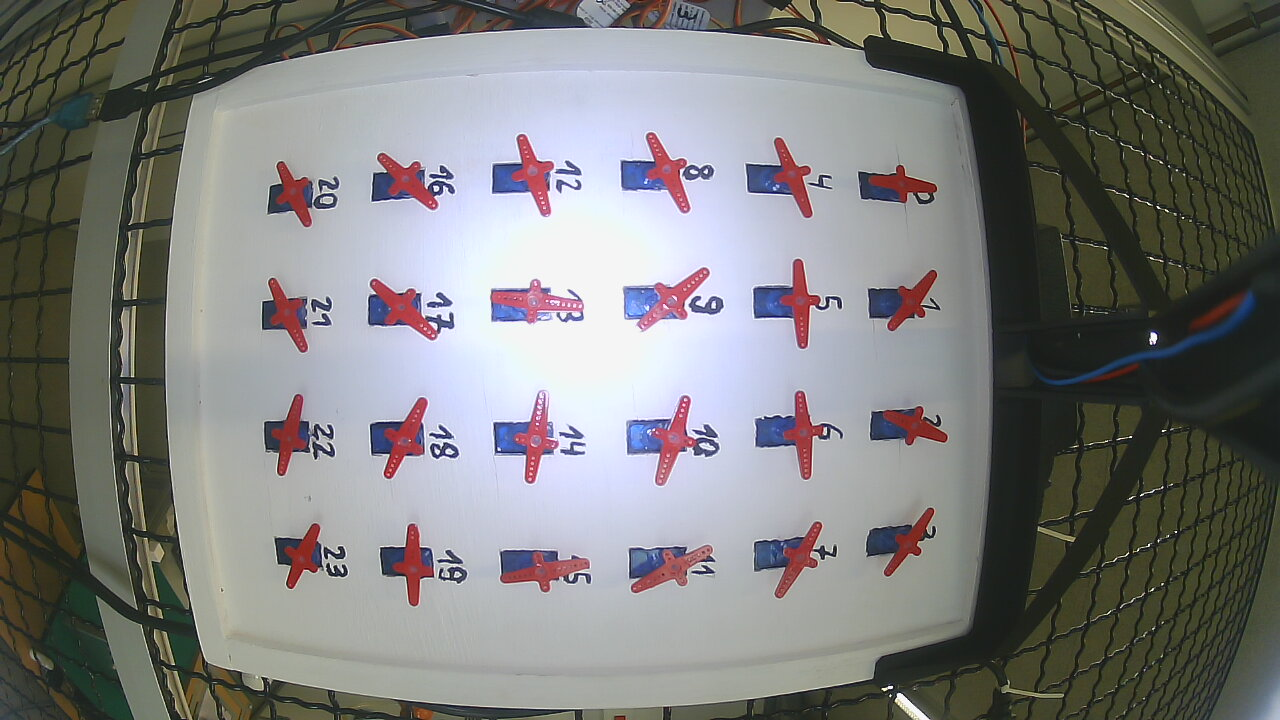
//> input picture hell_2.jpg, 1280 x 720 px
$ ./main   (built with g++ and OpenCV 4)
//> lines starting //> are read from the running program, lines starting //| are printed output that depends on the picture; after the words box and inside, x2 and y2 are one past the last pixel; in counts of white or black regions, pixels touching at a corner belong together
#include <opencv2/opencv.hpp>
#include <iostream>
#include <vector>

using namespace cv;
using namespace std;

/**
Umfasst die Rechteckausschnitte der Bildaufnahme

X-& Y-Koordinate, sowie Breite & Höhe
*/
Rect getRectangle(int pI){

    Rect tmp[] = {
                    Rect(840, 125, 120, 120),   //Servo 0
                    Rect(850, 240, 120, 120),   //Servo 1
                    Rect(850, 365, 120, 120),   //Servo 2
                    Rect(840, 480, 120, 120),   //Servo 3
                    Rect(735, 120, 120, 120),   //Servo 4
                    Rect(735, 245, 120, 120),   //Servo 5
                    Rect(735, 375, 120, 120),   //Servo 6
                    Rect(735, 500, 120, 120),   //Servo 7
                    Rect(615, 115, 120, 120),   //Servo 8
                    Rect(615, 245, 120, 120),   //Servo 9
                    Rect(615, 375, 120, 120),   //Servo 10
                    Rect(615, 510, 120, 120),   //Servo 11
                    Rect(480, 115, 120, 120),   //Servo 12
                    Rect(480, 245, 120, 120),   //Servo 13
                    Rect(480, 375, 120, 120),   //Servo 14
                    Rect(480, 510, 120, 120),   //Servo 15
                    Rect(345, 120, 120, 120),   //Servo 16
                    Rect(345, 245, 120, 120),   //Servo 17
                    Rect(345, 375, 120, 120),   //Servo 18
                    Rect(350, 500, 120, 120),   //Servo 19
                    Rect(235, 130, 120, 120),   //Servo 20
                    Rect(235, 250, 120, 120),   //Servo 21
                    Rect(235, 375, 120, 120),   //Servo 22
                    Rect(240, 490, 120, 120),   //Servo 23
                 };
    return tmp[pI];

}

/**
Bestimmt den Mittelpunkt des Rotors an der Linie anhand der Werte einer Zeile oder Spalte
*/
int getMedium(Mat columrow, int cr){

    int tmp = 0;
    int num = 0;

    if(cr == 1){
        for(int i = 0; i < columrow.cols; i++){
            if(static_cast<int>(columrow.at<uchar>(i)) > 0){
                num++;
                tmp = tmp + i;
            }
        }
    } else if(cr == 2){
        for(int i = 0; i < columrow.rows; i++){
            if(static_cast<int>(columrow.at<uchar>(i)) > 0){
                num++;
                tmp = tmp + i;
            }
        }
    }

    if(num > 0){
        return tmp / num;
    } else {
        return 0;
    }
}

Point getCenter(Mat binary){

    Moments m = moments(binary, true);

    //Berechnung des Schwerpunkts
    Point center(m.m10/m.m00, m.m01/m.m00);

    return center;

}

Point* getPoints(Mat binary){

    Point center = getCenter(binary);
    // [17 lines of commented-out code are left out]

    int correction = 25;
    Point pt1, pt2;

    int col1 = center.y - correction;
    int col2 = center.y + correction;
    int row1 = center.x - correction;
    int row2 = center.x + correction;

    // [6 lines of commented-out code are left out]


    if(getMedium(binary.row(col1), 1) > 0){
        pt1.x = getMedium(binary.row(col1), 1);
        pt1.y = col1;
        pt2.x = getMedium(binary.row(col2), 1);
        pt2.y = col2;
    } else {
        pt2.y = getMedium(binary.col(row1), 2);
        pt2.x = row1;
        pt1.y = getMedium(binary.col(row2), 2);
        pt1.x = row2;
    }

    // [10 lines of commented-out code are left out]

    static Point points[2];

    points[0] = pt1;
    points[1] = pt2;

    return points;

}

string angle(){

    // [26 lines of commented-out code are left out]


    Mat image = imread("./hell_2.jpg");
//> image is the input picture: 720 rows x 1280 cols, CV_8UC3; mean B, G, R 123, 124.6, 124.7
    Mat channels[3];

    split(image, channels);
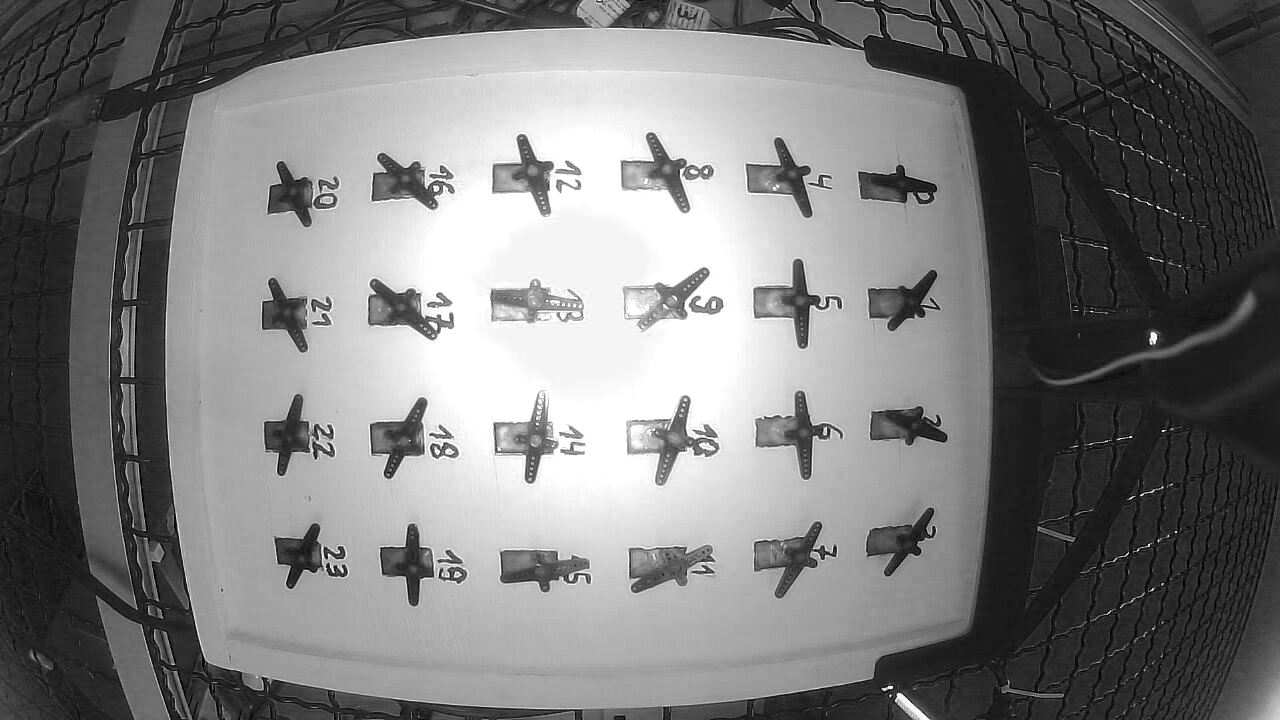
//> channels[0]: 720 rows x 1280 cols, CV_8UC1; min 0, max 255, mean 123
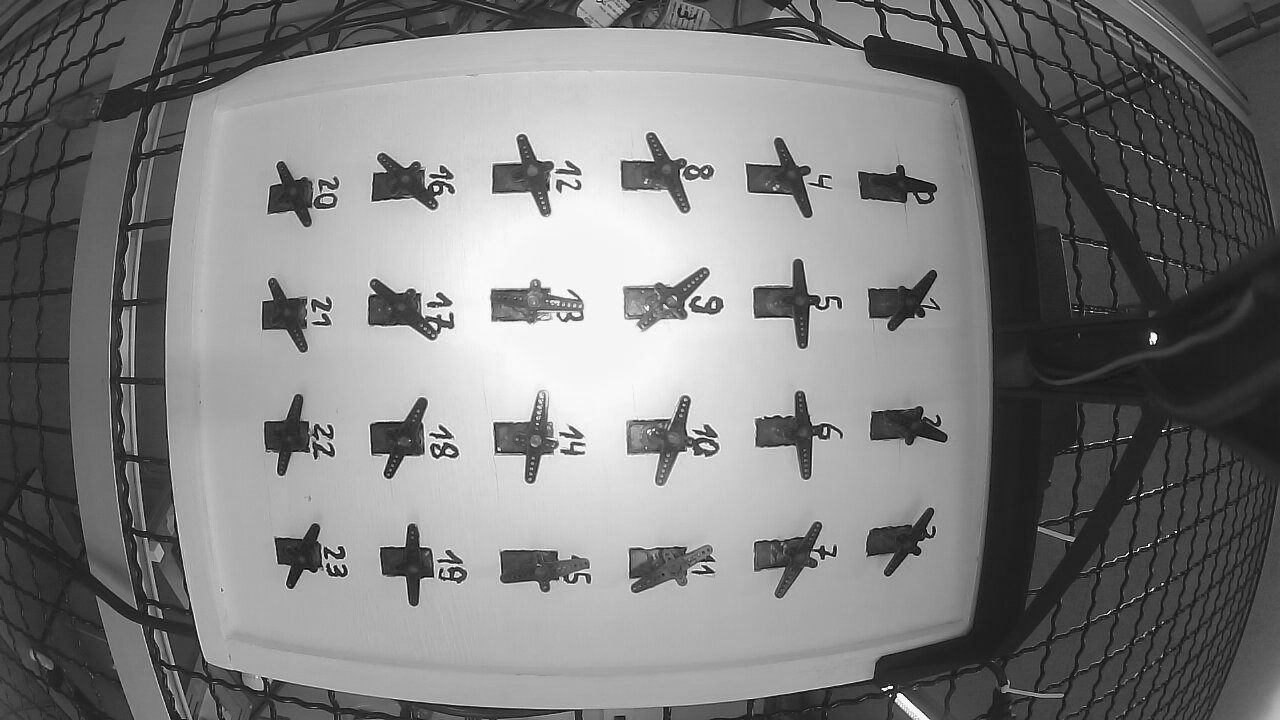
//> channels[1]: 720 rows x 1280 cols, CV_8UC1; min 0, max 255, mean 124.6
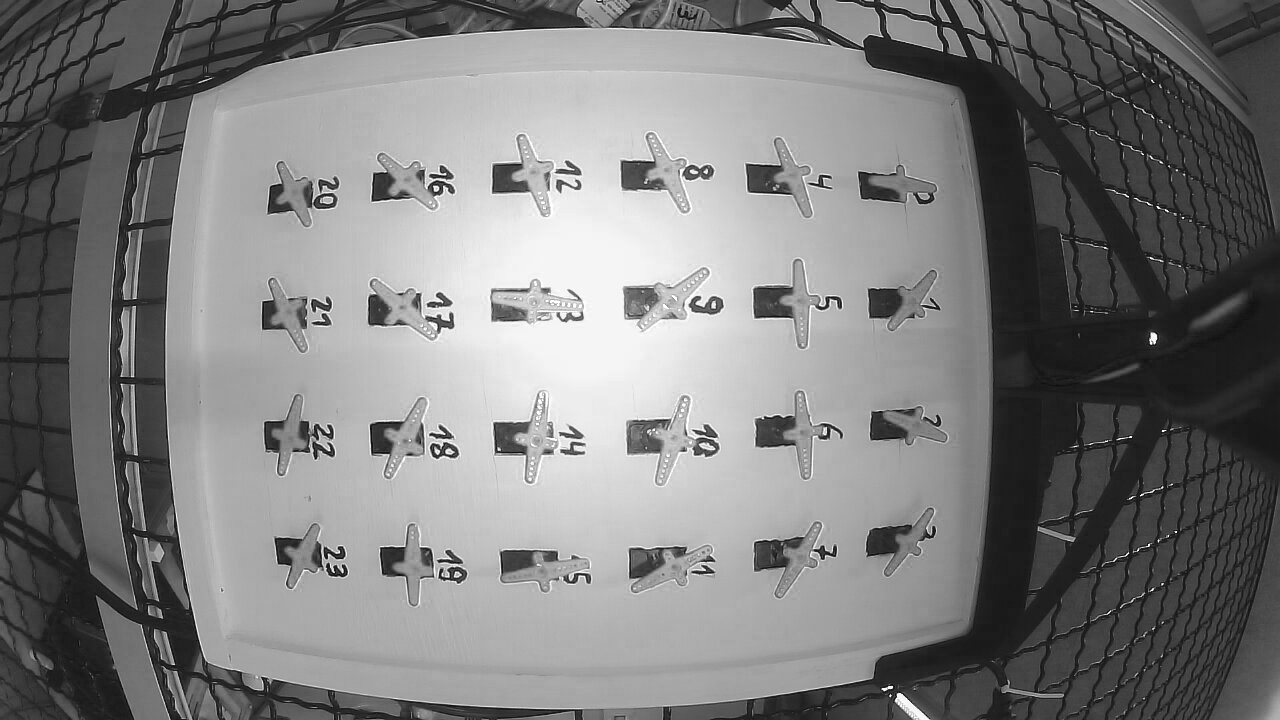
//> channels[2]: 720 rows x 1280 cols, CV_8UC1; min 3, max 255, mean 124.7

    /**
    imshow("RED", channels[2]);
    imshow("GREEN", channels[1]);
    imshow("BLUE", channels[0]);
    */

    Mat sub;
    subtract(channels[2], channels[1], sub);

    /**
    imshow("RED - GREEN", sub);
    */

    Mat complete_binary;
    threshold(sub, complete_binary, 35, 255, THRESH_BINARY);
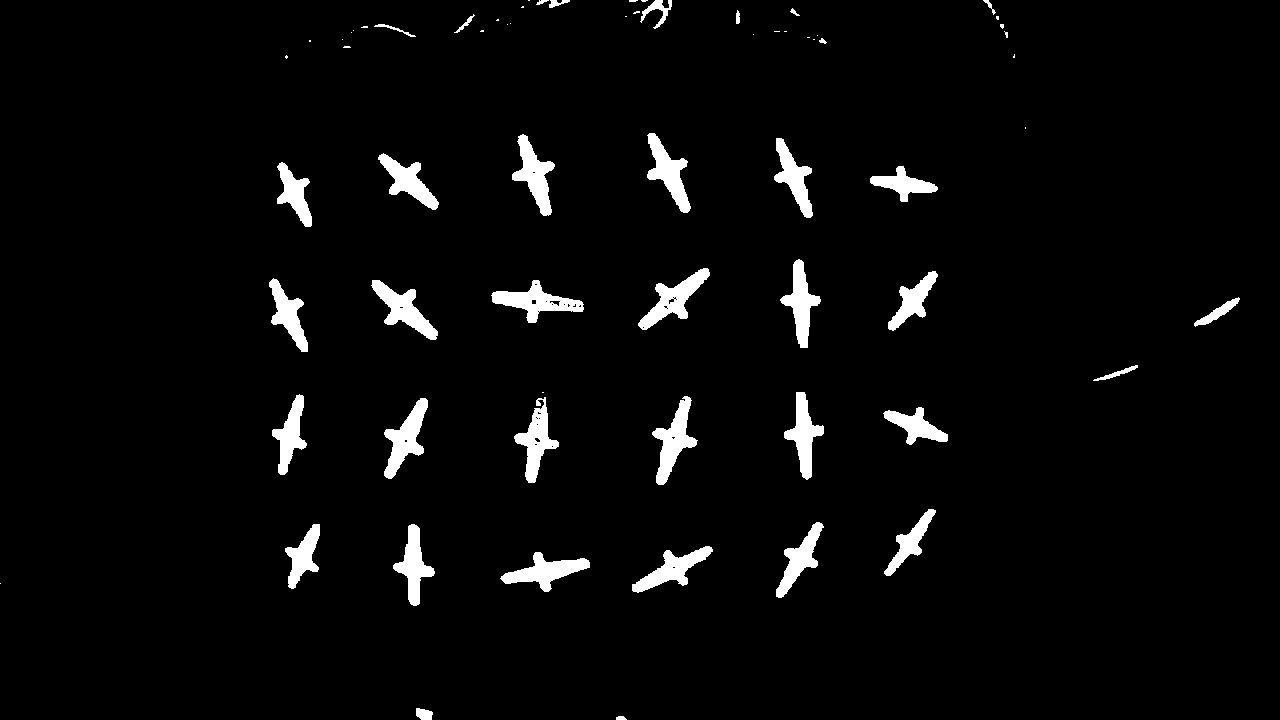
//> complete_binary: 720 rows x 1280 cols, CV_8UC1; 3.7% white; 67 white regions (30 under 20 px), largest, box (x1, y1, x2, y2) and area: (652, 396, 698, 485) 1600, (491, 280, 584, 323) 1564, (638, 268, 710, 330) 1548

    Mat binary;
    Point *points;

    string answer = "";

    for(int i = 0; i < 24; i++){
        binary = complete_binary(getRectangle(i));
        /**
        imshow("Test", binary);
        waitKey(0);
        */

        points = getPoints(binary);

        /**
        cout << i << endl;
        cout << "Punkt 1: " << points[0].x << " | " << points[0].y << endl;
        cout << "Punkt 2: " << points[1].x << " | " << points[1].y << endl;
        */

        double m = atan2(points[1].y - points[0].y, points[1].x - points[0].x);
        // Umrechnung in Grad
        int angle = m * 180 / CV_PI;

        if(angle < 0){
            angle = angle + 180;
        }
        if(angle > 90){
            angle = angle - 180;
        }

        Mat result;
        cvtColor(binary, result, COLOR_GRAY2BGR);
        line(result, points[0], points[1], Scalar(255, 0, 0), 1, LINE_AA);

        imshow("Binary", result);
        waitKey(0);


        answer = answer + "Servo " + to_string(i) + ": " + to_string(angle) + " DEG\n";

    }
//> this loop made 24 passes
//> (center in getPoints, col1 in getPoints, col2 in getPoints, row1 in getPoints, row2 in getPoints, m, angle) on passes 1 to 12: (Point(63, 58), 33, 83, 38, 88, -3, 8), (Point(62, 60), 35, 85, 37, 87, 2.23, -53), (Point(65, 60), 35, 85, 40, 90, -2.78, 21), (Point(69, 62), 37, 87, 44, 94, 2.15, -57), (Point(58, 57), 32, 82, 33, 83, 1.19, 68), (Point(65, 57), 32, 82, 40, 90, 1.51, 86), (Point(68, 59), 34, 84, 43, 93, 1.49, 85), (Point(64, 59), 34, 84, 39, 89, 2.08, -61), (Point(53, 57), 32, 82, 28, 78, 1.14, 65), (Point(58, 53), 28, 78, 33, 83, 2.41, -42), (Point(58, 65), 40, 90, 33, 83, 1.86, -74), (Point(56, 59), 34, 84, 31, 81, 2.66, -28)
//> pass 1, in angle, `binary = complete_binary(getRectangle(i));`:
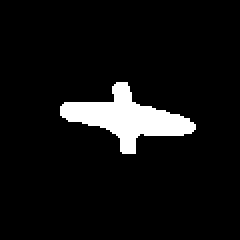
//> binary: 120 rows x 120 cols, CV_8UC1 (shown 2 times larger); 6.9% white; 1 white region, box (x1, y1, x2, y2) and area: (30, 41, 98, 77) 997
//> after the loop:
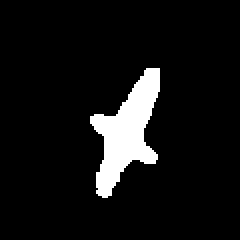
//> binary: 120 rows x 120 cols, CV_8UC1 (shown 2 times larger); 7.5% white; 1 white region, box (x1, y1, x2, y2) and area: (45, 34, 80, 99) 1084

    return answer;

}

int main(int argc, char** argv) {

    string tmp = angle();

    cout << tmp << endl;
//| Servo 0: 8 DEG
//| Servo 1: -53 DEG
//| Servo 2: 21 DEG
//| Servo 3: -57 DEG
//> (the first 4 of 24 printed lines)

    return 0;

}
